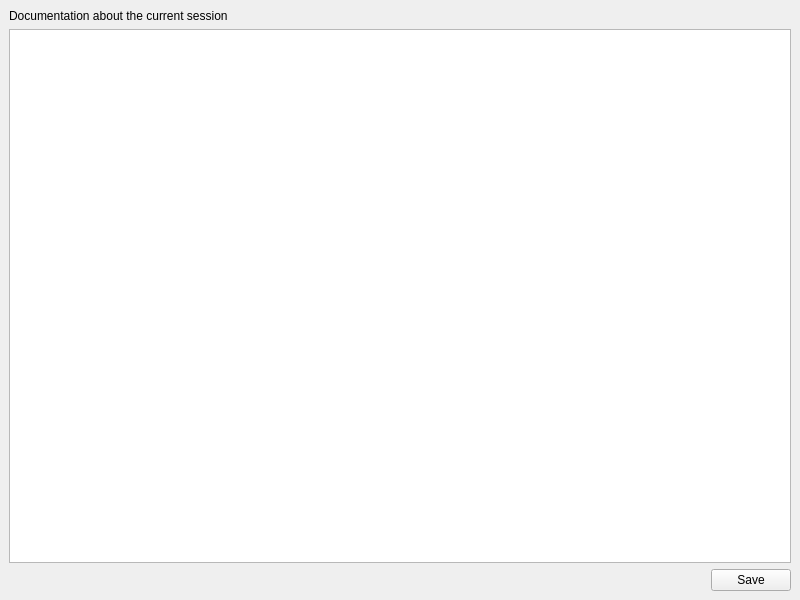
<?xml version="1.0" encoding="UTF-8"?>
<ui version="4.0">
 <class>HistoryViewMain</class>
 <widget class="QMainWindow" name="HistoryViewMain">
  <property name="geometry">
   <rect>
    <x>0</x>
    <y>0</y>
    <width>800</width>
    <height>600</height>
   </rect>
  </property>
  <property name="windowTitle">
   <string>MainWindow</string>
  </property>
  <widget class="QWidget" name="centralwidget">
   <layout class="QVBoxLayout" name="verticalLayout">
    <item>
     <widget class="QLabel" name="label">
      <property name="text">
       <string>Documentation about the current session</string>
      </property>
     </widget>
    </item>
    <item>
     <widget class="QTextEdit" name="textEdit"/>
    </item>
    <item>
     <layout class="QHBoxLayout" name="horizontalLayout">
      <item>
       <spacer name="horizontalSpacer">
        <property name="orientation">
         <enum>Qt::Horizontal</enum>
        </property>
        <property name="sizeHint" stdset="0">
         <size>
          <width>40</width>
          <height>20</height>
         </size>
        </property>
       </spacer>
      </item>
      <item>
       <widget class="QPushButton" name="pushButton">
        <property name="text">
         <string>Save</string>
        </property>
       </widget>
      </item>
     </layout>
    </item>
   </layout>
  </widget>
 </widget>
 <resources/>
 <connections/>
</ui>
